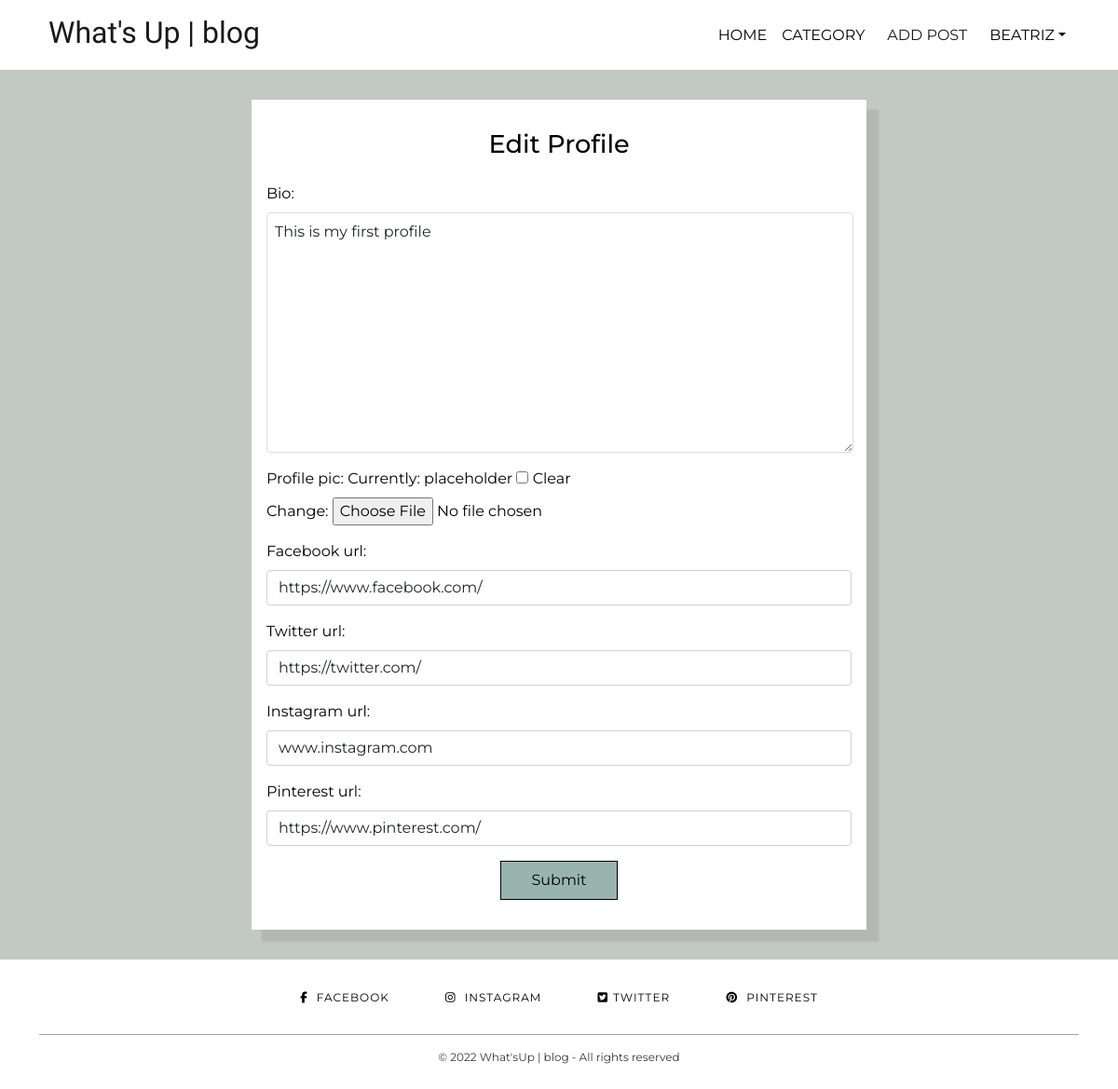
The app's page /members/1/edit/profile_page/ (signed in), older data.
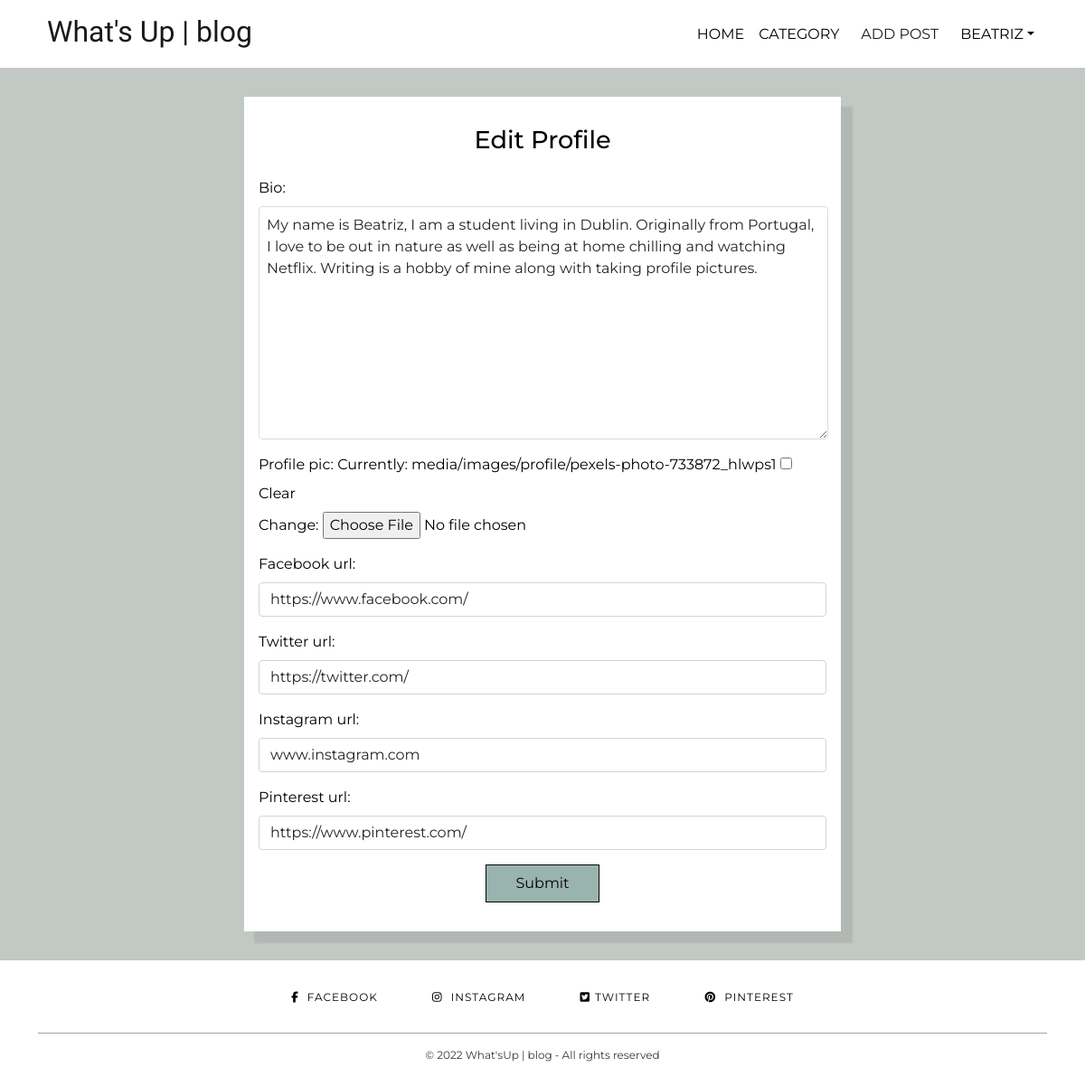
The same page, newer data.
### travellifestyleblog22/models.py (models this page shows, shortened)
class Profile(models.Model):
    user = models.OneToOneField(User, null=True, on_delete=models.CASCADE)
    bio = models.TextField()
    profile_pic = models.ImageField(null=True, blank=True, upload_to="images/profile/",
                                    default="placeholder")
    facebook_url = models.CharField(max_length=255, null=True, blank=True)
    twitter_url = models.CharField(max_length=255, null=True, blank=True)
    instagram_url = models.CharField(max_length=255, null=True, blank=True)
    pinterest_url = models.CharField(max_length=255, null=True, blank=True)
    created_on = models.DateField(default=datetime.now)

### members/views.py (the view)
class EditProfilePageview(generic.UpdateView):
    model = Profile
    template_name = 'registration/edit_profile_page.html'
    form_class = ProfilePageForm
    success_url = reverse_lazy('home')

### members/forms.py
class ProfilePageForm(forms.ModelForm):
    class Meta:
        model = Profile
        fields = ('bio', 'profile_pic', 'facebook_url', 'twitter_url',
                  'instagram_url', 'pinterest_url')
        widgets = {
                'bio': forms.Textarea(attrs={'class': 'form-control'}),
                'facebook_url': forms.TextInput(attrs={
                                'class': 'form-control'}),
                'twitter_url': forms.TextInput(attrs={
                               'class': 'form-control'}),
                'instagram_url': forms.TextInput(attrs={
                                'class': 'form-control'}),
                'pinterest_url': forms.TextInput(attrs={
                                 'class': 'form-control'}),
        }

### members/templates/registration/edit_profile_page.html (shortened to what this page needs)
{% extends 'base.html' %}
{% block content %}
{% if user.is_authenticated %}
<div class="profile">
    <div class="profile-page">
        <h3 class="profile-page-title">Edit Profile</h3>
        <div class="form-group profile-page-form">
            <form method="POST" enctype="multipart/form-data">
                {{ form.as_p }}
                <div class="btn-login">
                    <button type="submit" class="btn btn-primary btn-submit">Submit</button>
                </div>
            </form>
        </div>
        {% endif %}
    </div>
</div>
{% endblock %}

Row changes from the older to the newer data that the page shows:
changed Profile "https://www.facebook.com/": bio "This is my first profile" → "My name is Beatriz, I am a student living in Dublin. Originally from Portugal, I love to be out in nature as well as being at home chilling and watching Netflix. Writing is a hobby of mine along with taking profile pictures."
Text that changed along with them:
text no longer shown: "Bio: Profile pic: Currently: placeholder Clear Change: Facebook url: Twitter url: Instagram url: Pinterest url:"
text now shown: "Bio: Profile pic: Currently: media/images/profile/pexels-photo-733872_hlwps1 Clear Change: Facebook url: Twitter url: Instagram url: Pinterest url:"
